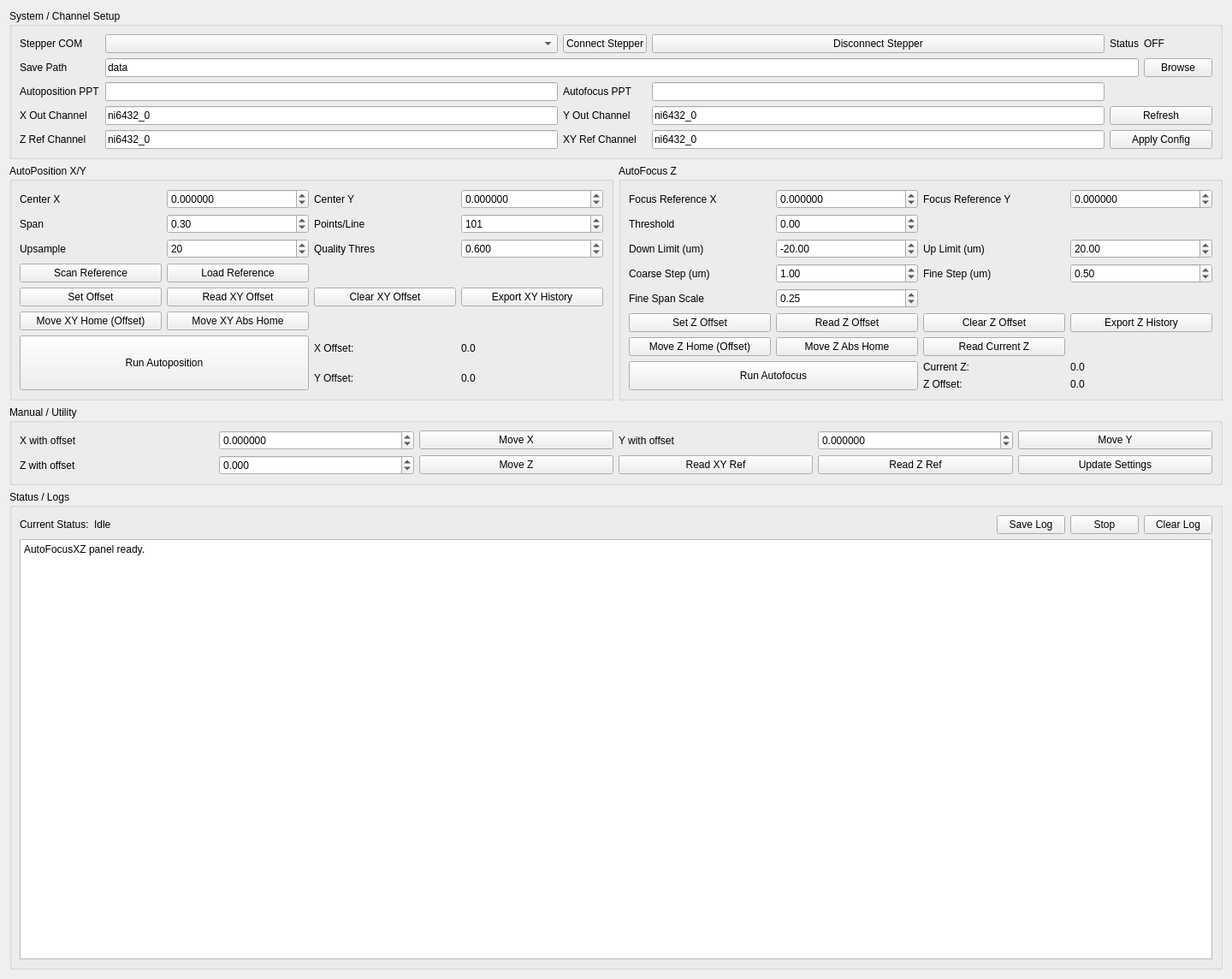
<?xml version="1.0" encoding="UTF-8"?>
<ui version="4.0">
 <class>autofocusXZ</class>
 <widget class="QWidget" name="autofocusXZ">
  <property name="geometry">
   <rect>
    <x>0</x>
    <y>0</y>
    <width>1440</width>
    <height>1144</height>
   </rect>
  </property>
  <property name="sizePolicy">
   <sizepolicy hsizetype="Maximum" vsizetype="Preferred">
    <horstretch>0</horstretch>
    <verstretch>0</verstretch>
   </sizepolicy>
  </property>
  <property name="maximumSize">
   <size>
    <width>1440</width>
    <height>16777215</height>
   </size>
  </property>
  <property name="windowTitle">
   <string>AutoFocus / AutoPosition XZ</string>
  </property>
  <layout class="QVBoxLayout" name="verticalLayoutMain">
   <item>
    <widget class="QGroupBox" name="groupBoxSystem">
     <property name="title">
      <string>System / Channel Setup</string>
     </property>
     <layout class="QGridLayout" name="gridLayoutSystem">
      <item row="2" column="0">
       <widget class="QLabel" name="labelCurrentMapPath">
        <property name="text">
         <string>Autoposition PPT</string>
        </property>
       </widget>
      </item>
      <item row="0" column="1">
       <widget class="QComboBox" name="comboComPort"/>
      </item>
      <item row="0" column="4">
       <widget class="QLabel" name="labelStatusT">
        <property name="text">
         <string>Status</string>
        </property>
       </widget>
      </item>
      <item row="0" column="2">
       <widget class="QPushButton" name="connect_com_btn">
        <property name="text">
         <string>Connect Stepper</string>
        </property>
       </widget>
      </item>
      <item row="0" column="0">
       <widget class="QLabel" name="labelCom">
        <property name="text">
         <string>Stepper COM</string>
        </property>
       </widget>
      </item>
      <item row="3" column="0">
       <widget class="QLabel" name="labelXDev">
        <property name="text">
         <string>X Out Channel</string>
        </property>
       </widget>
      </item>
      <item row="0" column="5">
       <widget class="QLabel" name="ard_label_status">
        <property name="text">
         <string>OFF</string>
        </property>
       </widget>
      </item>
      <item row="0" column="3">
       <widget class="QPushButton" name="disconnect_com_btn">
        <property name="text">
         <string>Disconnect Stepper</string>
        </property>
       </widget>
      </item>
      <item row="1" column="1" colspan="4">
       <widget class="QLineEdit" name="lineSavePath">
        <property name="text">
         <string>data</string>
        </property>
       </widget>
      </item>
      <item row="1" column="0">
       <widget class="QLabel" name="labelSavePath">
        <property name="text">
         <string>Save Path</string>
        </property>
       </widget>
      </item>
      <item row="3" column="1">
       <widget class="QLineEdit" name="lineXDevice">
        <property name="text">
         <string>ni6432_0</string>
        </property>
       </widget>
      </item>
      <item row="1" column="5">
       <widget class="QPushButton" name="btnBrowseSavePath">
        <property name="text">
         <string>Browse</string>
        </property>
       </widget>
      </item>
      <item row="3" column="2">
       <widget class="QLabel" name="labelYDev">
        <property name="text">
         <string>Y Out Channel</string>
        </property>
       </widget>
      </item>
      <item row="3" column="3">
       <widget class="QLineEdit" name="lineYDevice">
        <property name="text">
         <string>ni6432_0</string>
        </property>
       </widget>
      </item>
      <item row="4" column="1">
       <widget class="QLineEdit" name="lineZRefDevice">
        <property name="text">
         <string>ni6432_0</string>
        </property>
       </widget>
      </item>
      <item row="4" column="0">
       <widget class="QLabel" name="labelZRefDev">
        <property name="text">
         <string>Z Ref Channel</string>
        </property>
       </widget>
      </item>
      <item row="4" column="2">
       <widget class="QLabel" name="labelXYRefDev">
        <property name="text">
         <string>XY Ref Channel</string>
        </property>
       </widget>
      </item>
      <item row="4" column="3">
       <widget class="QLineEdit" name="lineXYRefDevice">
        <property name="text">
         <string>ni6432_0</string>
        </property>
       </widget>
      </item>
      <item row="3" column="4" colspan="2">
       <widget class="QPushButton" name="btn_refreshListChannels">
        <property name="text">
         <string>Refresh</string>
        </property>
       </widget>
      </item>
      <item row="4" column="4" colspan="2">
       <widget class="QPushButton" name="btnApplyChannelConfig">
        <property name="text">
         <string>Apply Config</string>
        </property>
       </widget>
      </item>
      <item row="2" column="1">
       <widget class="QLineEdit" name="autoPositionPptPath">
        <property name="readOnly">
         <bool>true</bool>
        </property>
       </widget>
      </item>
      <item row="2" column="2">
       <widget class="QLabel" name="labelReportPptPath">
        <property name="text">
         <string>Autofocus PPT</string>
        </property>
       </widget>
      </item>
      <item row="2" column="3">
       <widget class="QLineEdit" name="autoFocusPptPath">
        <property name="readOnly">
         <bool>true</bool>
        </property>
       </widget>
      </item>
     </layout>
    </widget>
   </item>
   <item>
    <layout class="QHBoxLayout" name="horizontalLayoutWorkflows">
     <item>
      <widget class="QGroupBox" name="groupBoxAutoPosition">
       <property name="title">
        <string>AutoPosition X/Y</string>
       </property>
       <layout class="QGridLayout" name="gridLayoutAutoPosition">
        <item row="0" column="2">
         <widget class="QLabel" name="labelXYCenterY">
          <property name="text">
           <string>Center Y</string>
          </property>
         </widget>
        </item>
        <item row="0" column="3">
         <widget class="QDoubleSpinBox" name="spinXYCenterY">
          <property name="decimals">
           <number>6</number>
          </property>
          <property name="minimum">
           <double>-99.000000000000000</double>
          </property>
          <property name="maximum">
           <double>99.000000000000000</double>
          </property>
          <property name="value">
           <double>0.000000000000000</double>
          </property>
         </widget>
        </item>
        <item row="1" column="2">
         <widget class="QLabel" name="labelXYPoints">
          <property name="text">
           <string>Points/Line</string>
          </property>
         </widget>
        </item>
        <item row="0" column="0">
         <widget class="QLabel" name="labelXYCenterX">
          <property name="text">
           <string>Center X</string>
          </property>
         </widget>
        </item>
        <item row="0" column="1">
         <widget class="QDoubleSpinBox" name="spinXYCenterX">
          <property name="decimals">
           <number>6</number>
          </property>
          <property name="minimum">
           <double>-99.000000000000000</double>
          </property>
          <property name="maximum">
           <double>99.000000000000000</double>
          </property>
          <property name="value">
           <double>0.000000000000000</double>
          </property>
         </widget>
        </item>
        <item row="1" column="1">
         <widget class="QDoubleSpinBox" name="spinXYSpan">
          <property name="minimum">
           <double>0.000000000000000</double>
          </property>
          <property name="value">
           <double>0.300000000000000</double>
          </property>
         </widget>
        </item>
        <item row="1" column="0">
         <widget class="QLabel" name="labelXYSpan">
          <property name="text">
           <string>Span</string>
          </property>
         </widget>
        </item>
        <item row="1" column="3">
         <widget class="QSpinBox" name="spinXYPoints">
          <property name="minimum">
           <number>2</number>
          </property>
          <property name="maximum">
           <number>1000</number>
          </property>
          <property name="value">
           <number>101</number>
          </property>
         </widget>
        </item>
        <item row="8" column="0" rowspan="2" colspan="2">
         <widget class="QPushButton" name="btnMeasureAndSetXYOffset_2">
          <property name="sizePolicy">
           <sizepolicy hsizetype="Minimum" vsizetype="Preferred">
            <horstretch>0</horstretch>
            <verstretch>0</verstretch>
           </sizepolicy>
          </property>
          <property name="text">
           <string>Run Autoposition</string>
          </property>
         </widget>
        </item>
        <item row="5" column="3">
         <widget class="QPushButton" name="btnExportXYOffsetHistory">
          <property name="text">
           <string>Export XY History</string>
          </property>
         </widget>
        </item>
        <item row="4" column="0">
         <widget class="QPushButton" name="btnScanXYReference">
          <property name="text">
           <string>Scan Reference</string>
          </property>
         </widget>
        </item>
        <item row="4" column="1">
         <widget class="QPushButton" name="btnLoadXYReference">
          <property name="text">
           <string>Load Reference</string>
          </property>
         </widget>
        </item>
        <item row="9" column="2">
         <widget class="QLabel" name="labelCurrentXYOffsetY">
          <property name="text">
           <string>Y Offset:</string>
          </property>
         </widget>
        </item>
        <item row="9" column="3">
         <widget class="QLabel" name="labelCurrentXYOffsetYValue">
          <property name="text">
           <string>0.0</string>
          </property>
         </widget>
        </item>
        <item row="8" column="2">
         <widget class="QLabel" name="labelCurrentXYOffsetX">
          <property name="text">
           <string>X Offset:</string>
          </property>
         </widget>
        </item>
        <item row="5" column="0">
         <widget class="QPushButton" name="btnSetXYOffset">
          <property name="text">
           <string>Set Offset</string>
          </property>
         </widget>
        </item>
        <item row="5" column="1">
         <widget class="QPushButton" name="btnReadXYOffset">
          <property name="text">
           <string>Read XY Offset</string>
          </property>
         </widget>
        </item>
        <item row="5" column="2">
         <widget class="QPushButton" name="btnClearXYOffsetHistory">
          <property name="text">
           <string>Clear XY Offset</string>
          </property>
         </widget>
        </item>
        <item row="8" column="3">
         <widget class="QLabel" name="labelCurrentXYOffsetXValue">
          <property name="text">
           <string>0.0</string>
          </property>
         </widget>
        </item>
        <item row="2" column="3">
         <widget class="QDoubleSpinBox" name="spinXYQualityThreshold">
          <property name="decimals">
           <number>3</number>
          </property>
          <property name="maximum">
           <double>1.000000000000000</double>
          </property>
          <property name="value">
           <double>0.600000000000000</double>
          </property>
         </widget>
        </item>
        <item row="2" column="2">
         <widget class="QLabel" name="labelXYQuality">
          <property name="text">
           <string>Quality Thres</string>
          </property>
         </widget>
        </item>
        <item row="2" column="0">
         <widget class="QLabel" name="labelXYUpsample">
          <property name="text">
           <string>Upsample</string>
          </property>
         </widget>
        </item>
        <item row="2" column="1">
         <widget class="QSpinBox" name="spinXYUpsampleFactor">
          <property name="minimum">
           <number>1</number>
          </property>
          <property name="value">
           <number>20</number>
          </property>
         </widget>
        </item>
        <item row="7" column="1">
         <widget class="QPushButton" name="btnMoveXYAbsHome">
          <property name="text">
           <string>Move XY Abs Home</string>
          </property>
         </widget>
        </item>
        <item row="7" column="0">
         <widget class="QPushButton" name="btnMoveXYHome">
          <property name="text">
           <string>Move XY Home (Offset)</string>
          </property>
         </widget>
        </item>
       </layout>
      </widget>
     </item>
     <item>
      <widget class="QGroupBox" name="groupBoxAutofocus">
       <property name="title">
        <string>AutoFocus Z</string>
       </property>
       <layout class="QGridLayout" name="gridLayoutAutofocus">
        <item row="5" column="0">
         <widget class="QPushButton" name="btnCurrentZToZero">
          <property name="text">
           <string>Set Z Offset</string>
          </property>
         </widget>
        </item>
        <item row="7" column="0" rowspan="2" colspan="2">
         <widget class="QPushButton" name="btnRunAutofocus">
          <property name="sizePolicy">
           <sizepolicy hsizetype="Minimum" vsizetype="Preferred">
            <horstretch>0</horstretch>
            <verstretch>0</verstretch>
           </sizepolicy>
          </property>
          <property name="text">
           <string>Run Autofocus</string>
          </property>
         </widget>
        </item>
        <item row="0" column="3">
         <widget class="QDoubleSpinBox" name="spinFocusY">
          <property name="decimals">
           <number>6</number>
          </property>
          <property name="minimum">
           <double>-99.000000000000000</double>
          </property>
          <property name="maximum">
           <double>99.000000000000000</double>
          </property>
          <property name="value">
           <double>0.000000000000000</double>
          </property>
         </widget>
        </item>
        <item row="0" column="2">
         <widget class="QLabel" name="labelFocusY">
          <property name="text">
           <string>Focus Reference Y</string>
          </property>
         </widget>
        </item>
        <item row="0" column="0">
         <widget class="QLabel" name="labelFocusX">
          <property name="text">
           <string>Focus Reference X</string>
          </property>
         </widget>
        </item>
        <item row="0" column="1">
         <widget class="QDoubleSpinBox" name="spinFocusX">
          <property name="decimals">
           <number>6</number>
          </property>
          <property name="minimum">
           <double>-99.000000000000000</double>
          </property>
          <property name="maximum">
           <double>99.000000000000000</double>
          </property>
          <property name="value">
           <double>0.000000000000000</double>
          </property>
         </widget>
        </item>
        <item row="1" column="0">
         <widget class="QLabel" name="labelFocusThreshold">
          <property name="text">
           <string>Threshold</string>
          </property>
         </widget>
        </item>
        <item row="1" column="1">
         <widget class="QDoubleSpinBox" name="spinFocusThreshold">
          <property name="minimum">
           <double>-1000000.000000000000000</double>
          </property>
          <property name="maximum">
           <double>1000000.000000000000000</double>
          </property>
         </widget>
        </item>
        <item row="3" column="0">
         <widget class="QLabel" name="labelCoarse">
          <property name="text">
           <string>Coarse Step (um)</string>
          </property>
         </widget>
        </item>
        <item row="2" column="3">
         <widget class="QDoubleSpinBox" name="spinFocusUpLimit">
          <property name="minimum">
           <double>-10000.000000000000000</double>
          </property>
          <property name="maximum">
           <double>10000.000000000000000</double>
          </property>
          <property name="value">
           <double>20.000000000000000</double>
          </property>
         </widget>
        </item>
        <item row="2" column="0">
         <widget class="QLabel" name="labelFocusDown">
          <property name="text">
           <string>Down Limit (um)</string>
          </property>
         </widget>
        </item>
        <item row="2" column="2">
         <widget class="QLabel" name="labelFocusUp">
          <property name="text">
           <string>Up Limit (um)</string>
          </property>
         </widget>
        </item>
        <item row="2" column="1">
         <widget class="QDoubleSpinBox" name="spinFocusDownLimit">
          <property name="minimum">
           <double>-10000.000000000000000</double>
          </property>
          <property name="maximum">
           <double>10000.000000000000000</double>
          </property>
          <property name="value">
           <double>-20.000000000000000</double>
          </property>
         </widget>
        </item>
        <item row="3" column="3">
         <widget class="QDoubleSpinBox" name="spinFocusFineStep">
          <property name="minimum">
           <double>0.000000000000000</double>
          </property>
          <property name="value">
           <double>0.500000000000000</double>
          </property>
         </widget>
        </item>
        <item row="4" column="0">
         <widget class="QLabel" name="labelFineSpan">
          <property name="text">
           <string>Fine Span Scale</string>
          </property>
         </widget>
        </item>
        <item row="3" column="1">
         <widget class="QDoubleSpinBox" name="spinFocusCoarseStep">
          <property name="minimum">
           <double>0.000000000000000</double>
          </property>
          <property name="value">
           <double>1.000000000000000</double>
          </property>
         </widget>
        </item>
        <item row="3" column="2">
         <widget class="QLabel" name="labelFine">
          <property name="text">
           <string>Fine Step (um)</string>
          </property>
         </widget>
        </item>
        <item row="4" column="1">
         <widget class="QDoubleSpinBox" name="spinFocusFineSpanScale">
          <property name="maximum">
           <double>1.000000000000000</double>
          </property>
          <property name="value">
           <double>0.250000000000000</double>
          </property>
         </widget>
        </item>
        <item row="7" column="2">
         <widget class="QLabel" name="labelCurrentZT">
          <property name="text">
           <string>Current Z:</string>
          </property>
         </widget>
        </item>
        <item row="7" column="3">
         <widget class="QLabel" name="labelCurrentZValue">
          <property name="text">
           <string>0.0</string>
          </property>
         </widget>
        </item>
        <item row="8" column="2">
         <widget class="QLabel" name="labelCurrentZOffsetT">
          <property name="text">
           <string>Z Offset:</string>
          </property>
         </widget>
        </item>
        <item row="8" column="3">
         <widget class="QLabel" name="labelCurrentZOffsetValue">
          <property name="text">
           <string>0.0</string>
          </property>
         </widget>
        </item>
        <item row="5" column="1">
         <widget class="QPushButton" name="btnReadZOffset">
          <property name="text">
           <string>Read Z Offset</string>
          </property>
         </widget>
        </item>
        <item row="5" column="2">
         <widget class="QPushButton" name="btnClearZOffsetHistory">
          <property name="text">
           <string>Clear Z Offset</string>
          </property>
         </widget>
        </item>
        <item row="6" column="2">
         <widget class="QPushButton" name="btnReadCurrentZ">
          <property name="text">
           <string>Read Current Z</string>
          </property>
         </widget>
        </item>
        <item row="6" column="1">
         <widget class="QPushButton" name="btnMoveZAbsHome">
          <property name="text">
           <string>Move Z Abs Home</string>
          </property>
         </widget>
        </item>
        <item row="6" column="0">
         <widget class="QPushButton" name="btnMoveZHome">
          <property name="text">
           <string>Move Z Home (Offset)</string>
          </property>
         </widget>
        </item>
        <item row="5" column="3">
         <widget class="QPushButton" name="btnExportZOffsetHistory">
          <property name="text">
           <string>Export Z History</string>
          </property>
         </widget>
        </item>
       </layout>
      </widget>
     </item>
    </layout>
   </item>
   <item>
    <widget class="QGroupBox" name="groupBoxManual">
     <property name="title">
      <string>Manual / Utility</string>
     </property>
     <layout class="QGridLayout" name="gridLayoutManual">
      <item row="0" column="0">
       <widget class="QLabel" name="labelManualX">
        <property name="text">
         <string>X with offset</string>
        </property>
       </widget>
      </item>
      <item row="0" column="1">
       <widget class="QDoubleSpinBox" name="spinManualXWithOffset">
        <property name="decimals">
         <number>6</number>
        </property>
        <property name="minimum">
         <double>-99.000000000000000</double>
        </property>
        <property name="maximum">
         <double>99.000000000000000</double>
        </property>
       </widget>
      </item>
      <item row="0" column="2">
       <widget class="QPushButton" name="btnMoveXWithOffset">
        <property name="text">
         <string>Move X</string>
        </property>
       </widget>
      </item>
      <item row="0" column="3">
       <widget class="QLabel" name="labelManualY">
        <property name="text">
         <string>Y with offset</string>
        </property>
       </widget>
      </item>
      <item row="0" column="4">
       <widget class="QDoubleSpinBox" name="spinManualYWithOffset">
        <property name="decimals">
         <number>6</number>
        </property>
        <property name="minimum">
         <double>-99.000000000000000</double>
        </property>
        <property name="maximum">
         <double>99.000000000000000</double>
        </property>
       </widget>
      </item>
      <item row="0" column="5">
       <widget class="QPushButton" name="btnMoveYWithOffset">
        <property name="text">
         <string>Move Y</string>
        </property>
       </widget>
      </item>
      <item row="1" column="0">
       <widget class="QLabel" name="labelManualZ">
        <property name="text">
         <string>Z with offset</string>
        </property>
       </widget>
      </item>
      <item row="1" column="1">
       <widget class="QDoubleSpinBox" name="spinManualZWithOffset">
        <property name="decimals">
         <number>3</number>
        </property>
        <property name="minimum">
         <double>-10000.000000000000000</double>
        </property>
        <property name="maximum">
         <double>10000.000000000000000</double>
        </property>
       </widget>
      </item>
      <item row="1" column="2">
       <widget class="QPushButton" name="btnMoveZWithOffset">
        <property name="text">
         <string>Move Z</string>
        </property>
       </widget>
      </item>
      <item row="1" column="3">
       <widget class="QPushButton" name="btnReadXYReferenceValue">
        <property name="text">
         <string>Read XY Ref</string>
        </property>
       </widget>
      </item>
      <item row="1" column="4">
       <widget class="QPushButton" name="btnReadZReferenceValue">
        <property name="text">
         <string>Read Z Ref</string>
        </property>
       </widget>
      </item>
      <item row="1" column="5">
       <widget class="QPushButton" name="update_settings_btn">
        <property name="text">
         <string>Update Settings</string>
        </property>
       </widget>
      </item>
     </layout>
    </widget>
   </item>
   <item>
    <widget class="QGroupBox" name="groupBoxStatus">
     <property name="title">
      <string>Status / Logs</string>
     </property>
     <layout class="QVBoxLayout" name="verticalLayoutStatus">
      <item>
       <layout class="QHBoxLayout" name="horizontalLayoutStatus">
        <item>
         <widget class="QLabel" name="labelCurrentStatus">
          <property name="text">
           <string>Current Status:</string>
          </property>
         </widget>
        </item>
        <item>
         <widget class="QLabel" name="labelCurrentStatusValue">
          <property name="text">
           <string>Idle</string>
          </property>
         </widget>
        </item>
        <item>
         <spacer name="horizontalSpacer">
          <property name="orientation">
           <enum>Qt::Horizontal</enum>
          </property>
          <property name="sizeHint" stdset="0">
           <size>
            <width>40</width>
            <height>20</height>
           </size>
          </property>
         </spacer>
        </item>
        <item>
         <widget class="QPushButton" name="btnSaveStatusLog">
          <property name="text">
           <string>Save Log</string>
          </property>
         </widget>
        </item>
        <item>
         <widget class="QPushButton" name="btnStopOperations">
          <property name="text">
           <string>Stop</string>
          </property>
         </widget>
        </item>
        <item>
         <widget class="QPushButton" name="btnClearStatusLog">
          <property name="text">
           <string>Clear Log</string>
          </property>
         </widget>
        </item>
       </layout>
      </item>
      <item>
       <widget class="QPlainTextEdit" name="statusTextPanel">
        <property name="minimumSize">
         <size>
          <width>0</width>
          <height>160</height>
         </size>
        </property>
        <property name="readOnly">
         <bool>true</bool>
        </property>
        <property name="plainText">
         <string>AutoFocusXZ panel ready.</string>
        </property>
       </widget>
      </item>
      <item>
       <layout class="QGridLayout" name="gridLayoutPaths"/>
      </item>
     </layout>
    </widget>
   </item>
  </layout>
 </widget>
 <resources/>
 <connections/>
</ui>
